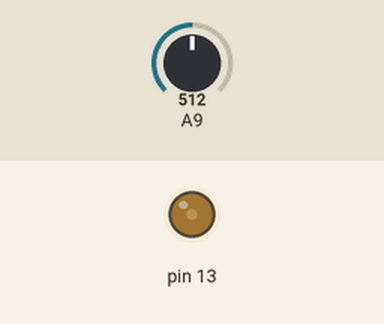
A sketch run on a simulated Arduino Mega 2560, built with avr-gcc and run on an emulated ATmega2560. Shown: output pins drawn as LEDs (lit = HIGH). The inputs (shaded band) are chosen by the test bench; at power-on: A9 = 512. What the sketch prints to the serial monitor is not drawn.

Above: at 1.2 s.
1.3 s: A9 set to 716
At 2.3 s:
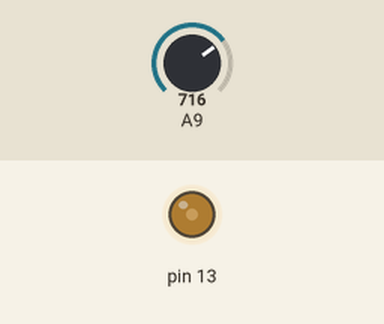
2.8 s: A9 set to 0
At 3.5 s:
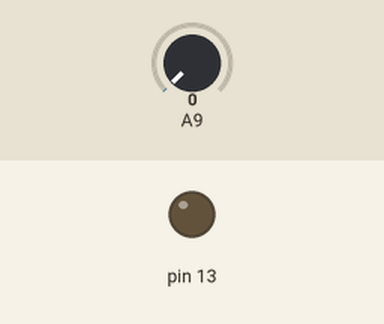
4.3 s: A9 set to 7
5.8 s: A9 set to 10
At 7.0 s:
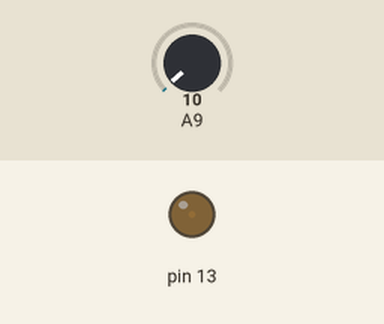
Timing chart, 0 to 8.3 s (numbered marks = the images above; inputs shaded):
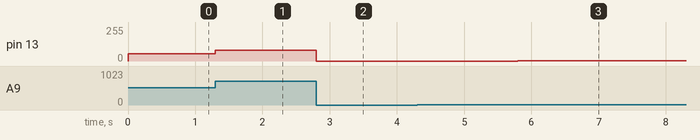

The sketch:

MicTest.ino
```cpp
void setup()
{
  Serial.begin(9600);
  Serial.print("Audio test");
  pinMode(13, OUTPUT);
}

float filterAudio = 0;

void loop()
{
  int val = analogRead(A9) / 9; // A9 = pin 23
  analogWrite(13, val);

  // filterAudio += (val - filterAudio) * 0.01;
  // analogWrite(13, filterAudio);

  // Serial.println(val);
}
```

Measured:
- after the input at 1.3 s, pin 13: 56/255 → 79/255 at once
- after the input at 2.8 s, pin 13: 79/255 → 0/255 at once
- after the input at 4.3 s, every drawn part: stays the same
- after the input at 5.8 s, pin 13: 0/255 → 1/255 at once
